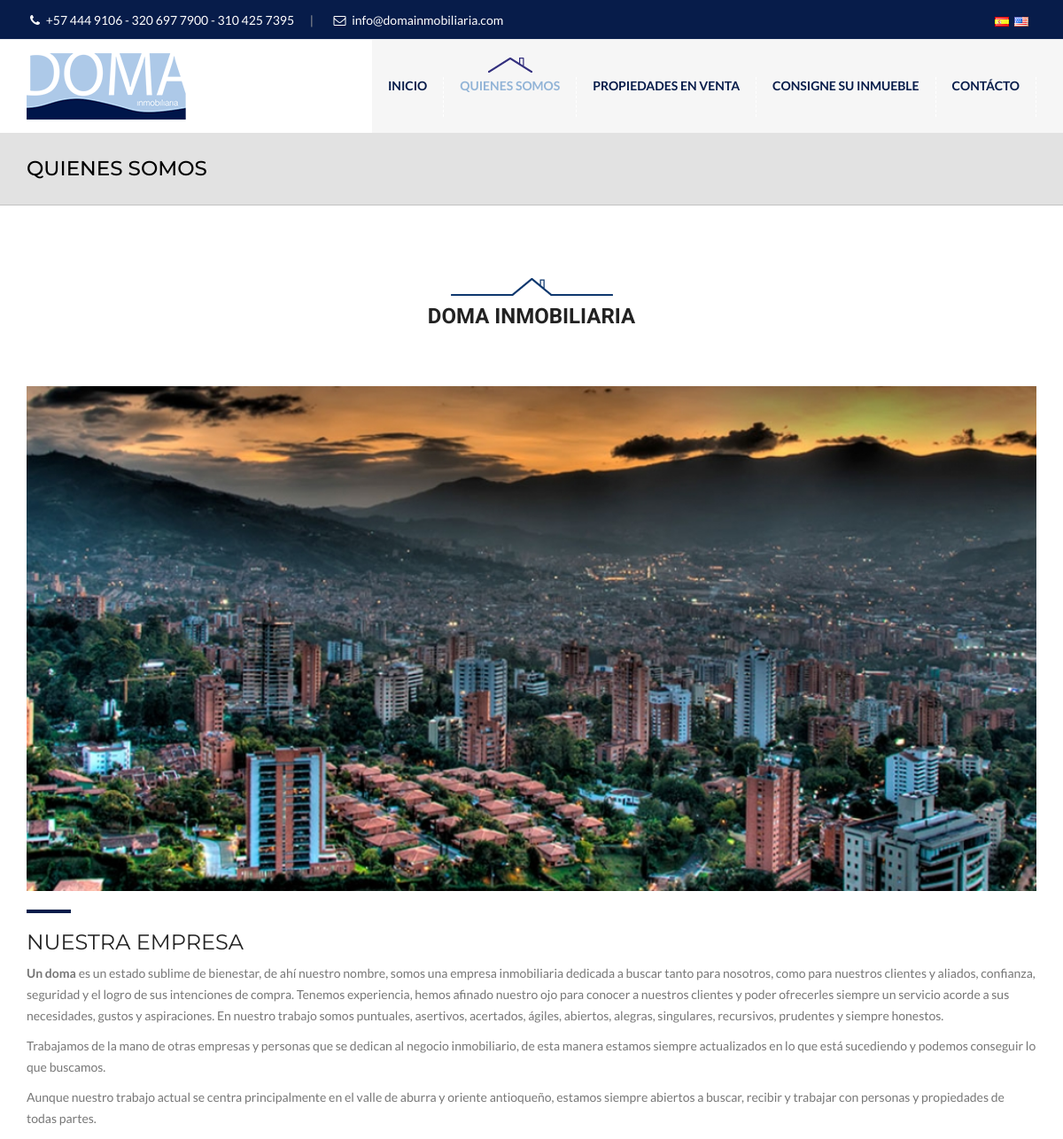
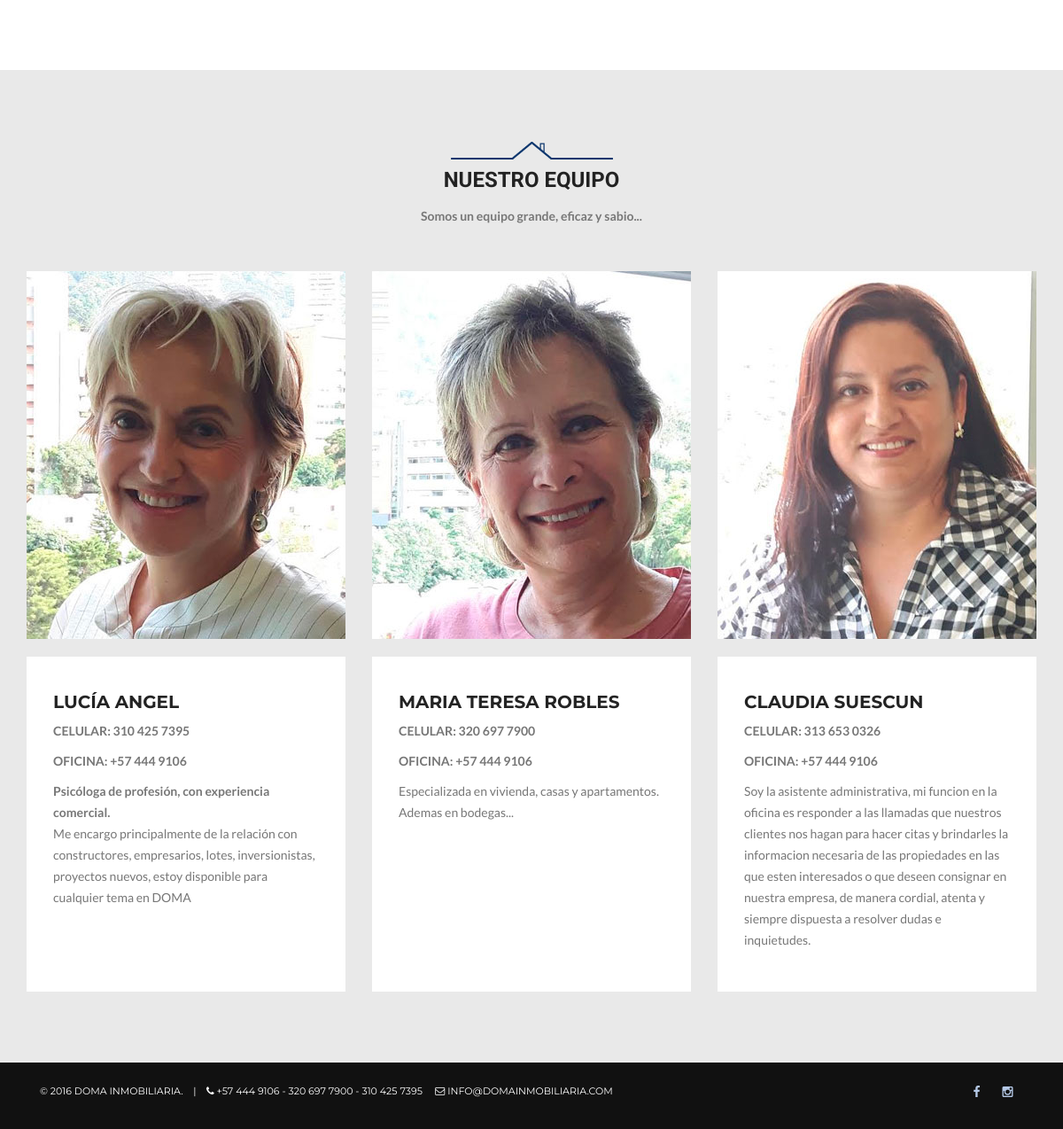
The app's page /empresa.php with its own data (2 pictures, top to bottom).
### tables this page shows
CREATE TABLE IF NOT EXISTS `Informacion` (
  `Id` int(11) NOT NULL AUTO_INCREMENT,
  `Nombre` varchar(255) NOT NULL,
  `Identificacion` varchar(255) NOT NULL,
  `Email` varchar(255) NOT NULL,
  `Pais` varchar(255) NOT NULL,
  `Ciudad` varchar(255) NOT NULL,
  `Dir` varchar(255) NOT NULL,
  `Codigo` varchar(255) NOT NULL,
  `Telefono` varchar(255) NOT NULL,
  `Celular` varchar(255) NOT NULL,
  `Logo` varchar(255) NOT NULL,
  `Mapa` text NOT NULL,
  `Fb` varchar(255) NOT NULL,
  `It` varchar(255) NOT NULL,
  `Tw` varchar(255) NOT NULL,
  PRIMARY KEY (`Id`)
);

CREATE TABLE IF NOT EXISTS `Empresa` (
  `Id` int(11) NOT NULL AUTO_INCREMENT,
  `Titulo` varchar(255) NOT NULL,
  `Descripcion` text NOT NULL,
  `TituloEN` varchar(255) NOT NULL,
  `DescripcionEN` text NOT NULL,
  `Foto` varchar(255) NOT NULL,
  PRIMARY KEY (`Id`)
);

CREATE TABLE IF NOT EXISTS `Equipo` (
  `Id` int(11) NOT NULL AUTO_INCREMENT,
  `Nombre` varchar(255) NOT NULL,
  `Cargo` varchar(255) NOT NULL,
  `CargoEN` varchar(255) NOT NULL,
  `Descripcion` text NOT NULL,
  `DescripcionEN` text NOT NULL,
  `Foto` varchar(255) NOT NULL,
  PRIMARY KEY (`Id`)
);

### empresa.php (the view, shortened to what this page needs)
<?
include("includes/conexion.php");
$Lang   =    $_SESSION["Lang"];
$query      =  "SELECT * FROM Empresa";
$result     =  mysql_query($query,$id);
while($row  =  mysql_fetch_array($result)){
$Titulo        = $row["Titulo"];
$Descripcion   = $row["Descripcion"];
$Foto          = $row["Foto"];
}
?>
<!DOCTYPE html>
<html lang="en">
<head>
<link href="css/bootstrap.min.css" rel="stylesheet" type="text/css">
<link href="css/main.css" rel="stylesheet" type="text/css">
<link href="css/style.css" rel="stylesheet" type="text/css">
<link href="css/animate.css" rel="stylesheet" type="text/css">
<link href="css/responsive.css" rel="stylesheet" type="text/css">
<link href="css/font-awesome.min.css" rel="stylesheet" type="text/css">
</head>
<body>
<div id="wrap">
  <?include("includes/topbar.php");?>
  <header class="sticky">
    <div class="container">
      <div class="logo"> <a href="index.php"><img src="images/logo.png" alt="" ></a> </div>
      <nav>
        <?include("includes/menu.php");?>
      </nav>
    </div>
  </header>
  <div class="sub-banner">
    <div class="overlay">
      <div class="container">
        <h1><?if($Lang=="EN"){?>ABOUT US<?}else{?>QUIENES SOMOS<?}?></h1>
      </div>
    </div>
  </div>
  <section id="team">
    <div class="container">
      <div class="tittle"> <img src="images/head-top.png" alt="">
        <h3><?=$Titulo?></h3>
      </div>
      <div class="row">
          <div class="col-sm-12">
           <img src="admin/html/pages/General/Empresa/<?=$Foto?>" width="100%" alt="">
          <hr/>
          <?=$Descripcion?>
          </div>
      </div>
    </div>
  </section>
   <section style="background-color:#e9e9e9;" id="team">
    <div class="container">
      <div class="tittle"> <img src="images/head-top.png" alt="">
        <h3><?if($Lang=="EN"){?>Our team<?}else{?>Nuestro Equipo<?}?></h3>
        <p><strong><?if($Lang=="EN"){?>We are a large, effective and wise team ...<?}else{?>Somos un  equipo grande, eficaz y sabio...<?}?></strong></p>
      </div>
      <div class="row">
            <?
            $r=0;
            $query2         = "SELECT * FROM Equipo order by Id";
            $result2        = mysql_query($query2,$id);
            while($row2     = mysql_fetch_array($result2)){
            $r++;
            $Nombre2        = $row2["Nombre"];
            $Cargo          = $row2["Cargo"];
            $Descripcion2   = $row2["Descripcion"];
            $Foto2          = $row2["Foto"];
            $Fin="";
            if($r==3 || $r==4 || $r==6 || $r==8){
            $Fin='</div><div class="row">';
            }
            ?>
            <div style="float:left;" class="col-md-4">
             <div style="padding-bottom:15px;" class="team"> <img class="img-responsive" src="admin/html/pages/Equipo/<?=$Foto2?>" alt="">
              </div>
              <br/>
              <div class="cajon"  >
            <h4><?=$Nombre2?></h4>
             <p><strong><?=$Cargo?></strong> </p>
              <p><strong> <?if($Lang=="EN"){?>OFFICE:<?}else{?>OFICINA:<?}?> <?=$Telefono?></strong> </p>
             <p align="justify">  <?=$Descripcion2?>
</p>
            </div>
            </div>
            <?=$Fin?>
            <?}?>
            </div>
       </div>
      </div>
  <?include("includes/footer.php");?>
</body>
</html>

### includes/topbar.php (shortened to what this page needs)
<?
include("conexion.php");
$query    =    "SELECT * FROM Informacion";
$result   =    mysql_query($query,$id);
while($row=    mysql_fetch_array($result)){
$Telefono =    $row["Telefono"];
$Celular  =    $row["Celular"];
$Email    =    $row["Email"];
}
?>
<div class="top-bar">
 <div class="container">
    <ul class="left-bar-side">
      <li>
        <p><i class="fa fa-phone"></i>  <?=$Telefono?> - <?=$Celular?> </p>
        <span>|</span>
      </li>
      <li>
        <p><i class="fa fa-envelope-o"></i> <?=$Email?> </p>
      </li>
    </ul>
    <ul class="right-bar-side social_icons">
      <li style="margin-right:-13px;" ><a style="cursor:pointer;" onclick="changeLang('ES');"><img src="images/es.png"/> </a></li>
      <li><a style="cursor:pointer;" onclick="changeLang('EN');"><img src="images/us.png"/></a></li>
    </ul>
  </div>
</div>

### includes/footer.php
<?
include("conexion.php");
$query       =   "SELECT * FROM Informacion";
$result      =   mysql_query($query,$id);
while($row   =  mysql_fetch_array($result)){
$Telefono    =  $row["Telefono"];
$Celular     =  $row["Celular"];
$Email       =  $row["Email"];
$Fb          =  $row["Fb"];
$It          =  $row["It"];
}
?>
<div class="rights">
  <div class="container">
     <div class="col-sm-9"  >
 <p class="font-montserrat">© 2016 Doma Inmobiliaria.&nbsp;&nbsp;&nbsp; |&nbsp;&nbsp;&nbsp; <i class="fa fa-phone"></i> <?=$Telefono?> - <?=$Celular?>  &nbsp;&nbsp;&nbsp; <i class="fa fa-envelope-o"></i>  <?=$Email?>  </p></div>
    <div class="col-sm-3" >
    <ul style="float:right;" class="right-bar-side social_icons">
      <li class="facebook"> <a href="<?=$Fb?>" target="_blank"><i class="fa fa-facebook"></i> </a></li>
      <li class="twitter"> <a href="<?=$It?>" target="_blank"><i class="fa fa-instagram"></i> </a></li>
    </ul>
    </div>
  </div>
</div>

### records on screen
informacion: Telefono "+57 444 9106", Celular "320 697 7900 - 310 425 7395", Email "info@domainmobiliaria.com", Email "INFO@DOMAINMOBILIARIA.COM"
empresa: Titulo "DOMA INMOBILIARIA", Foto (picture), Descripcion "NUESTRA EMPRESA Un doma es un estado sublime de bienestar, de ahí nuestro nombre, somos una empresa inmobiliaria dedicada a buscar tanto para nosotros, como para nuestros clientes y aliados, confianza, seguridad y el logro de sus intenciones de compra. Tenemos experiencia, hemos afinado nuestro ojo para conocer a nuestros clientes y poder ofrecerles siempre un servicio acorde a sus necesidades, gustos y aspiraciones. En nuestro trabajo somos puntuales, asertivos, acertados, ágiles, abiertos, alegras, singulares, recursivos, prudentes y siempre honestos. Trabajamos de la mano de otras empresas y personas que se dedican al negocio inmobiliario, de esta manera estamos siempre actualizados en…"
equipo: Foto (picture), Nombre "LUCÍA ANGEL", Cargo "CELULAR: 310 425 7395", Descripcion "Psicóloga de profesión, con experiencia comercial. Me encargo principalmente de la relación con constructores, empresarios, lotes, inversionistas, proyectos nuevos, estoy disponible para cualquier tema en DOMA"
equipo: Foto (picture), Nombre "MARIA TERESA ROBLES", Cargo "CELULAR: 320 697 7900", Descripcion "Especializada en vivienda, casas y apartamentos. Ademas en bodegas..."
equipo: Foto (picture), Nombre "CLAUDIA SUESCUN", Cargo "CELULAR: 313 653 0326", Descripcion "Soy la asistente administrativa, mi funcion en la oficina es responder a las llamadas que nuestros clientes nos hagan para hacer citas y brindarles la informacion necesaria de las propiedades en las que esten interesados o que deseen consignar en nuestra empresa, de manera cordial, atenta y siempre dispuesta a resolver dudas e inquietudes."
